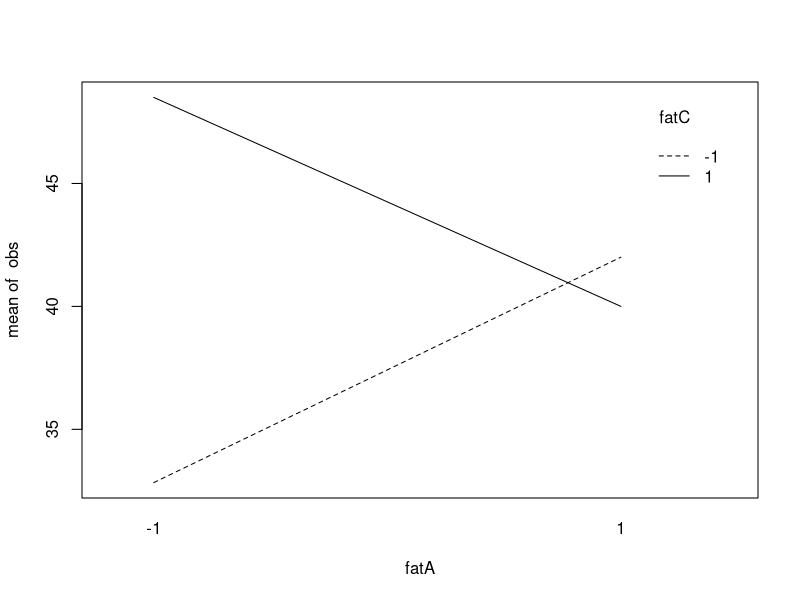
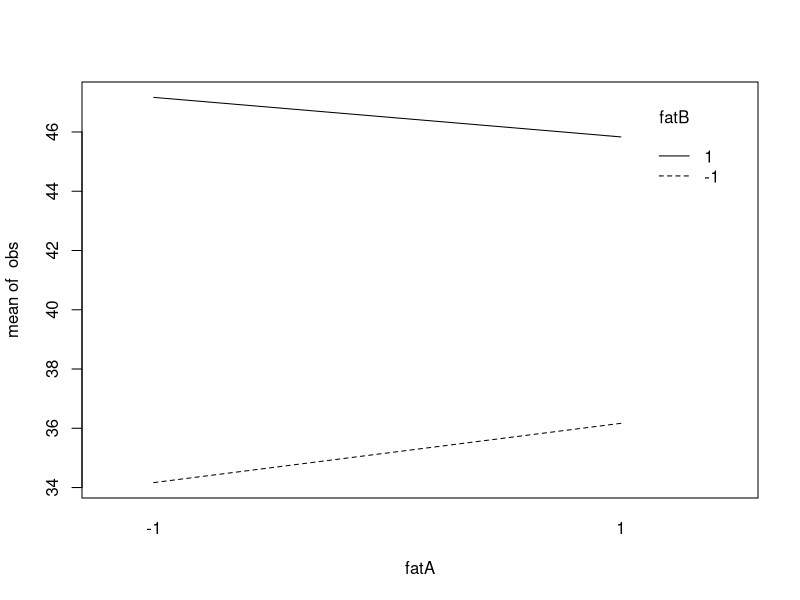
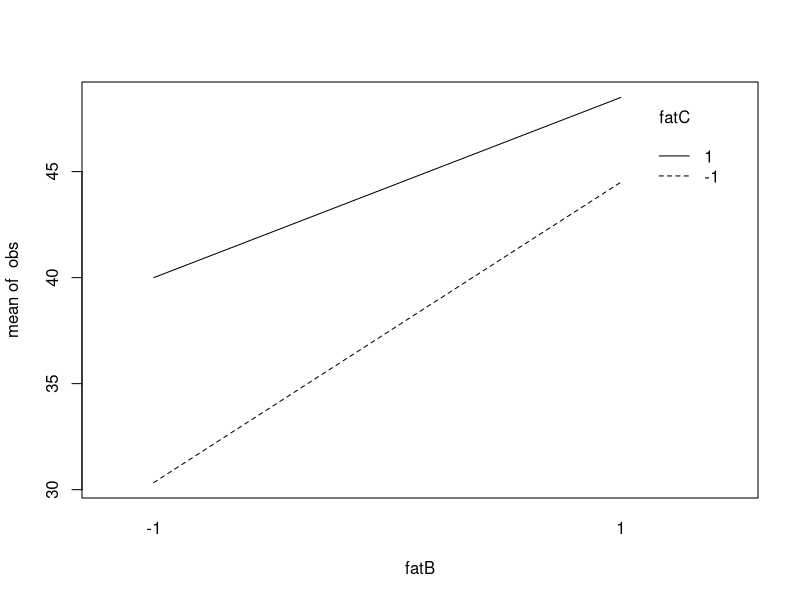
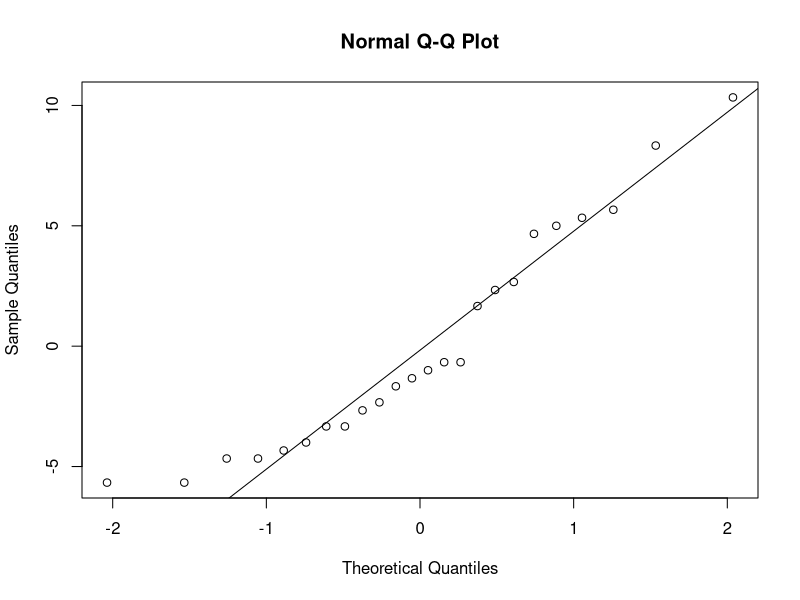
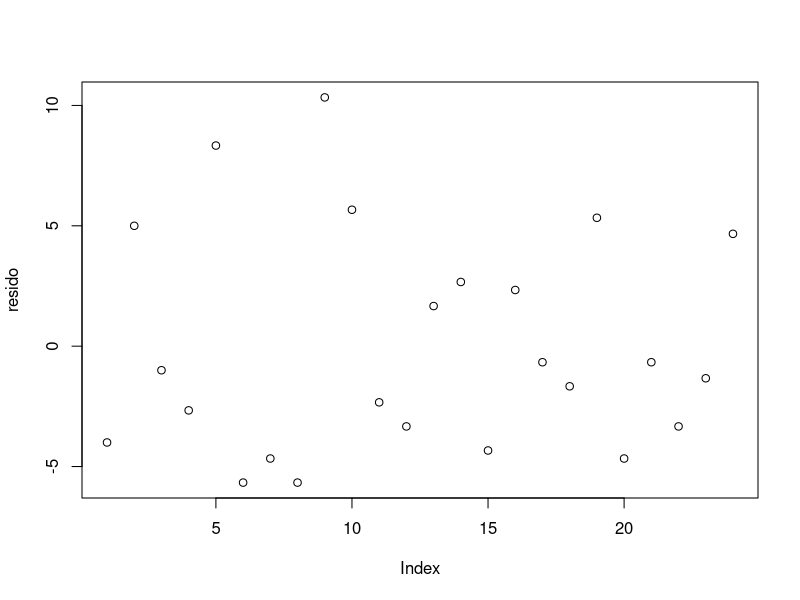
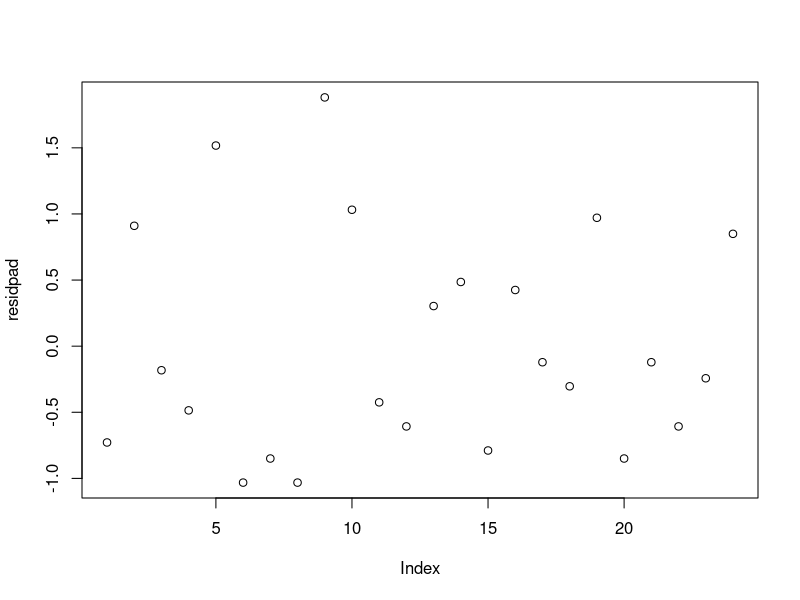
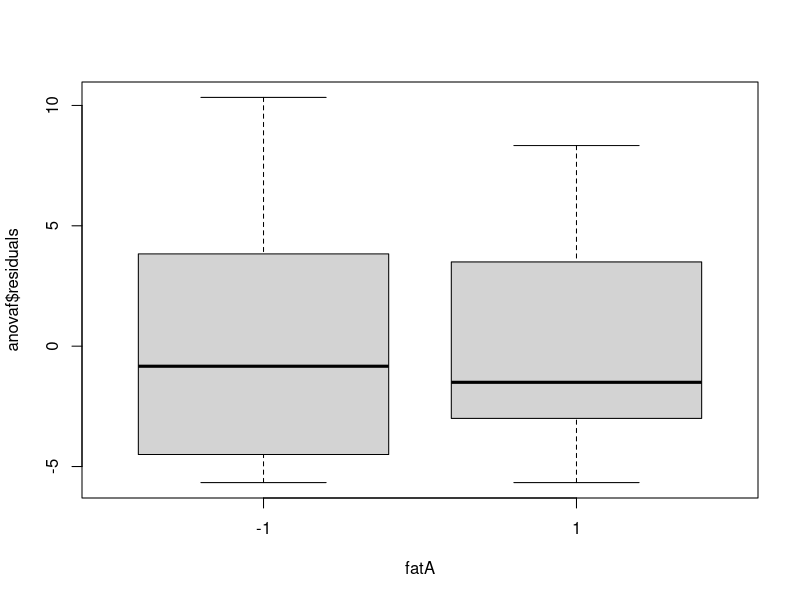
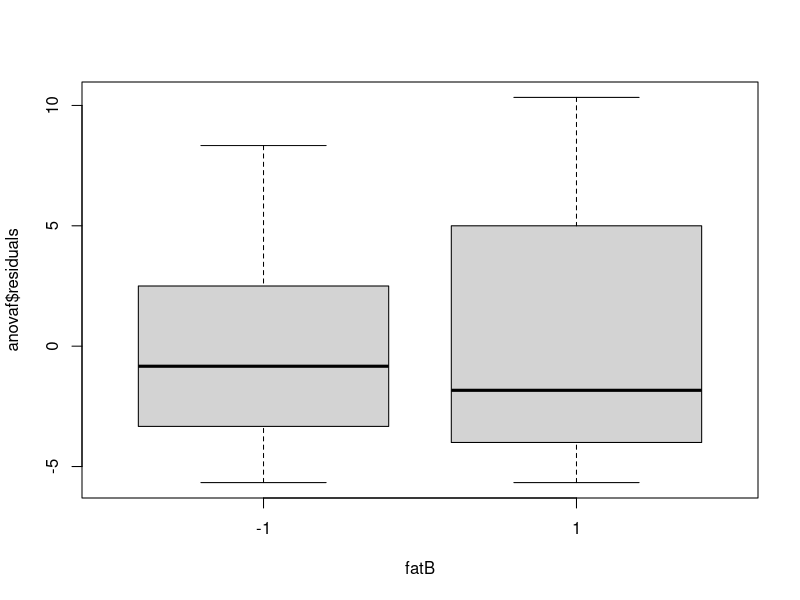

The R source for these figures, in order:
obs<-c(22,31,25,32,43,29,35,34,50,55,47,46,44,45,38,40,37,36,60,
       50,54,39,41,47)

length(obs)

a<-2
b<-2
c<-2
n<-3
N<-a*b*c*n

fata<-(rep(rep(c(-1,1),each=3),4))
fata

fatb<-(rep(c(rep(c(-1,-1),each=3),rep(c(1,1),each=3)),2))
fatb

fatc<-(c(rep(c(-1,-1,-1,-1),each=3),rep(c(1,1,1,1),each=3)))
fatc


X<-22+31+25
A<-32+43+29
B<-35+34+50
C<-44+45+38
AB<-55+47+46
AC<-40+37+36
BC<-60+50+54
ABC<-39+41+47

efeitoA<-(A+AB+AC+ ABC - X - B - C - BC)/(4*n)
efeitoA

modeloc<-lm(obs ~  fata*fatb*fatc)
summary(modeloc)

#modelosa<-lm(obs ~  fatb*fatc)
#summary(modelosa)

#anova(modeloc,modelosa)
fatA<-factor(rep(rep(c(-1,1),each=3),4))
fatA

fatB<-factor(rep(c(rep(c(-1,-1),each=3),rep(c(1,1),each=3)),2))
fatB

fatC<-factor(c(rep(c(-1,-1,-1,-1),each=3),rep(c(1,1,1,1),each=3)))
fatC


anovaf<-aov(obs ~ fatA*fatB*fatC)
summary(anovaf)

#################################
interaction.plot(fatA,fatC,obs)
interaction.plot(fatA,fatB,obs)
interaction.plot(fatB,fatC,obs)

TukeyHSD(anovaf)
media<-tapply(obs, list(fatA,fatB,fatC), mean);media
################################
###Verificar pressuposto###
resido<-anovaf$residuals

qmres<-summary(anovaf)[[1]][8,3]
residpad<-resido/sqrt(qmres)

#normalidade

qqnorm(resido)
qqline(resido)


shapiro.test(resido)

#independencia

plot(resido)
plot(residpad)

#homogeneidade de variancia

library(lmtest)

#executar o teste de Breusch-Pagan
bptest(anovaf)


boxplot(anovaf$residuals ~ fatA)
boxplot(anovaf$residuals ~ fatB)
boxplot(anovaf$residuals ~ fatC)

library(car)

leveneTest(obs ~ fatA)
leveneTest(obs ~ fatB)
leveneTest(obs ~ fatC)
leveneTest(obs ~ fatA:fatB)
leveneTest(obs ~ fatA:fatC)
leveneTest(obs ~ fatB:fatC)
leveneTest(obs ~ fatA:fatB:fatC)

